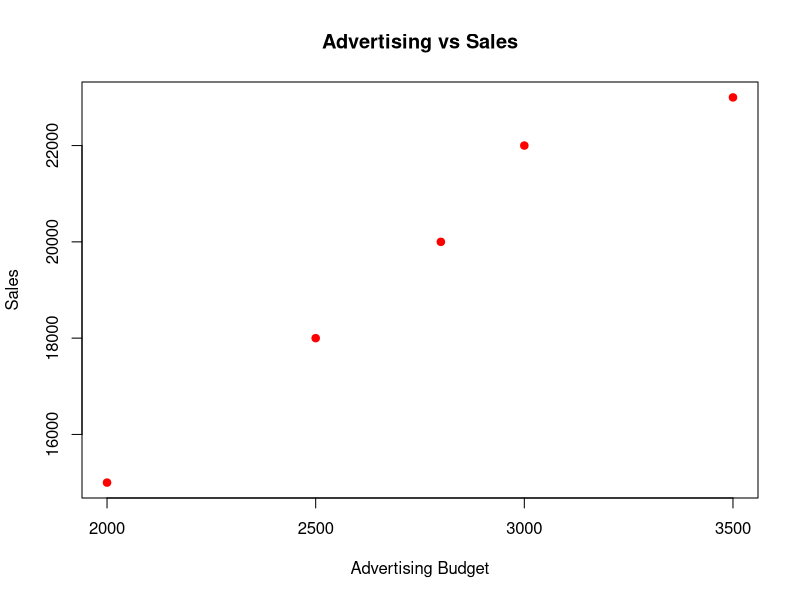

The R source for this figure:
advertising <- c(2000,2500,3000,2800,3500)
sales <- c(15000,18000,22000,20000,23000)

plot(advertising,
     sales,
     pch=19,
     col="red",
     xlab="Advertising Budget",
     ylab="Sales",
     main="Advertising vs Sales")
